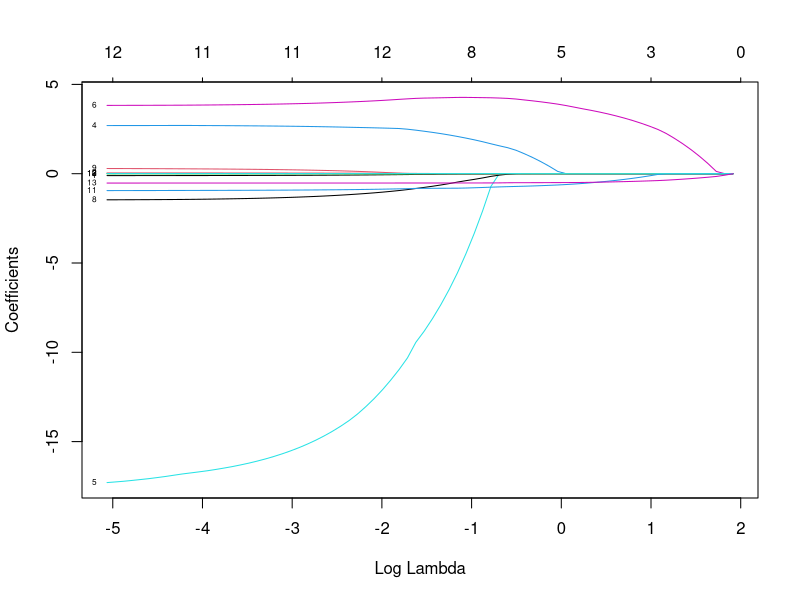
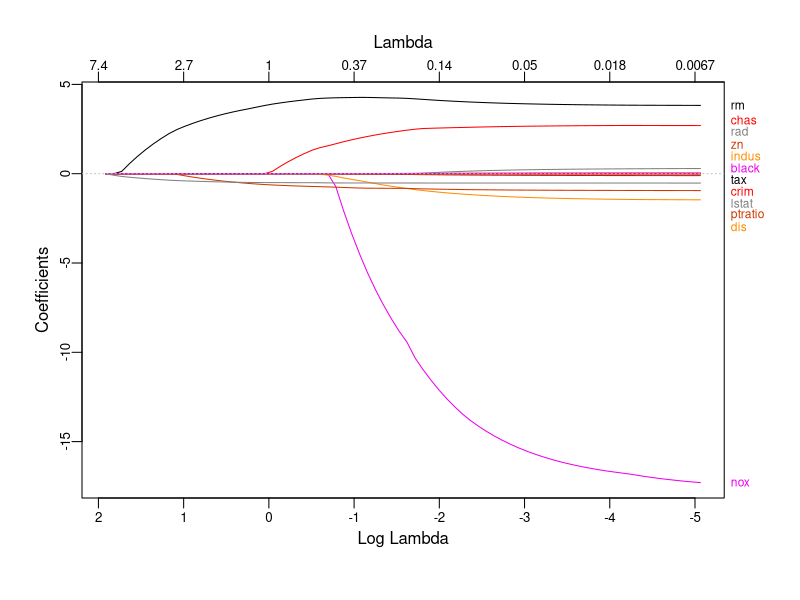
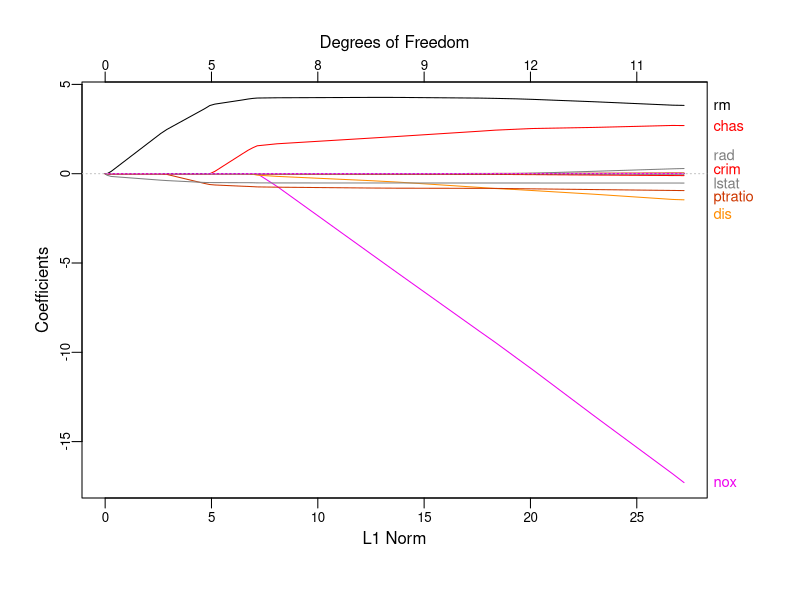
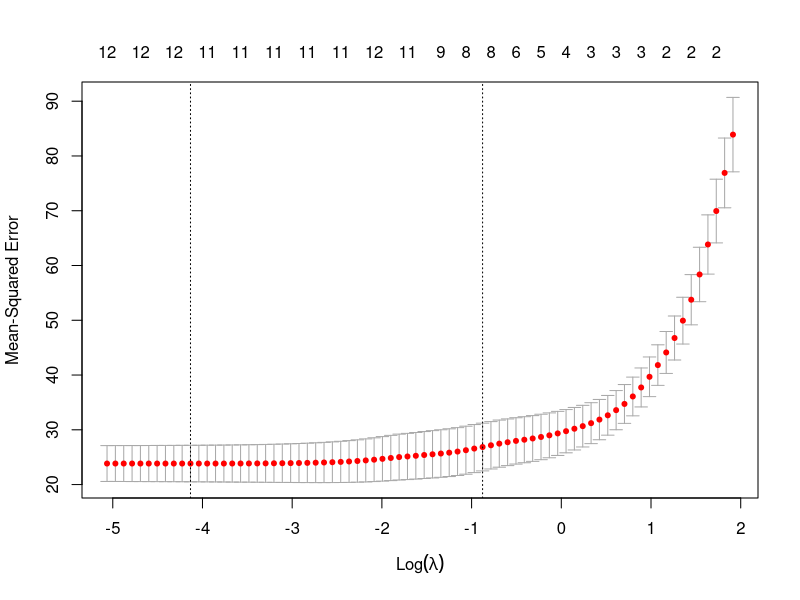

Generate these figures, in order, with R:
## ---- chunk 1
library(MASS)
## ---- chunk 2
data(Boston)
colnames(Boston) 
## ---- chunk 3
library(glmnet)
## ---- chunk 4
lasso_fit = glmnet(x = as.matrix(Boston[, -c(which(colnames(Boston)=='medv'))]), y = Boston$medv, alpha = 1)
#lambda = 0.5
coef(lasso_fit,s=0.5)
#lambda = 1
coef(lasso_fit,s=1)
## ---- chunk 5
plot(lasso_fit, xvar = "lambda", label = TRUE)
library(plotmo) # for plot_glmnet
plot_glmnet(lasso_fit, label=TRUE)                             # default colors
plot_glmnet(lasso_fit, label=8, xvar ="norm")                  # label the 5 biggest final coefs
## ---- chunk 6
#use 5-fold cross validation to pick lambda
cv_lasso_fit = cv.glmnet(x = as.matrix(Boston[, -c(which(colnames(Boston)=='medv'))]), y = Boston$medv, alpha = 1, nfolds = 5)
plot(cv_lasso_fit)
## ---- chunk 7
cv_lasso_fit$lambda.min
## ---- chunk 8
Boston.insample.prediction = predict(lasso_fit, as.matrix(Boston[, -c(which(colnames(Boston)=='medv'))]), s = cv_lasso_fit$lambda.min)
